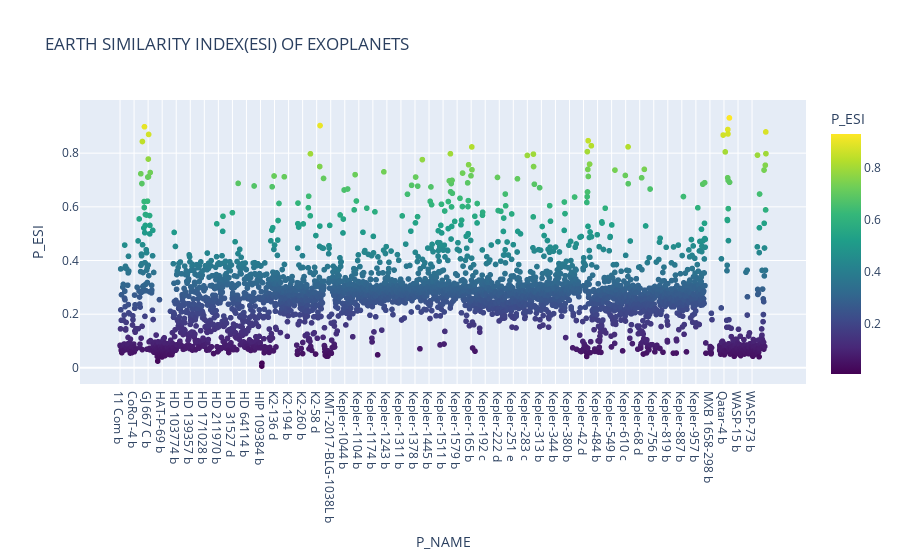

Notebook code for this chart:
### Code cell
# Visualizing the Earth Similarity Index of the planets using scatter plot.
fig = px.scatter(df, x="P_NAME",y="P_ESI", color="P_ESI", hover_name="P_NAME", title = 'EARTH SIMILARITY INDEX(ESI) OF EXOPLANETS', color_continuous_scale="Viridis")
fig.show()

### Figure 1 — Plotly figure (JSON) as saved in the notebook; plotly's stock layout.template omitted (floating-point values rounded to 4 significant figures; data arrays with more than 128 entries replaced by an {"elided": "..."} marker saying what was removed)
{"data": [{"hovertemplate": "<b>%{hovertext}</b><br><br>P_NAME=%{x}<br>P_ESI=%{marker.color}<extra></extra>", "hovertext": {"elided": "4048 str values"}, "legendgroup": "", "marker": {"color": {"elided": "4048 float values"}, "coloraxis": "coloraxis", "symbol": "circle"}, "mode": "markers", "name": "", "showlegend": false, "type": "scattergl", "x": {"elided": "4048 str values"}, "xaxis": "x", "y": {"elided": "4048 float values"}, "yaxis": "y"}], "layout": {"coloraxis": {"colorbar": {"title": {"text": "P_ESI"}}, "colorscale": [[0, "#440154"], [0.1111, "#482878"], [0.2222, "#3e4989"], [0.3333, "#31688e"], [0.4444, "#26828e"], [0.5556, "#1f9e89"], [0.6667, "#35b779"], [0.7778, "#6ece58"], [0.8889, "#b5de2b"], [1, "#fde725"]]}, "legend": {"tracegroupgap": 0}, "title": {"text": "EARTH SIMILARITY INDEX(ESI) OF EXOPLANETS"}, "xaxis": {"anchor": "y", "domain": [0, 1], "title": {"text": "P_NAME"}}, "yaxis": {"anchor": "x", "domain": [0, 1], "title": {"text": "P_ESI"}}}}
